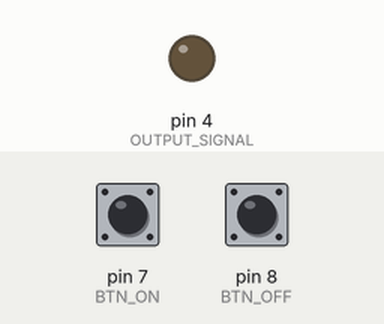
Bench run of a sketch on a simulated Arduino Uno, built with avr-gcc and run on an emulated ATmega328P. On the bench: output pins drawn as LEDs (lit = HIGH). The test bench sets the inputs (shaded band); at power-on: pin 7 (BTN_ON) LOW, pin 8 (BTN_OFF) LOW.

Above: at 1.2 s.
1.3 s: pin 7 (BTN_ON) pulled HIGH for 0.15 s
At 1.9 s:
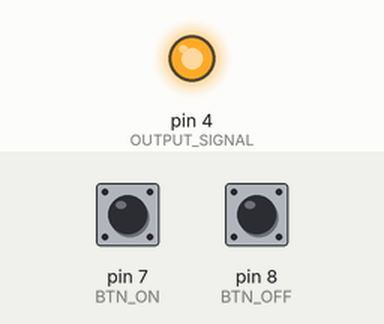
2.9 s: pin 8 (BTN_OFF) pulled HIGH for 0.15 s
At 4.1 s:
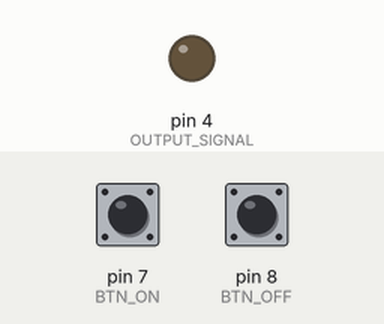
4.5 s: pin 7 (BTN_ON) pulled HIGH for 1 s
At 5.5 s:
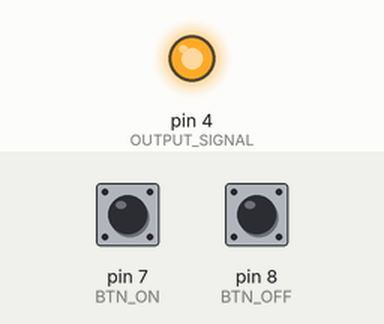
Timing chart, 0 to 7.5 s (numbered marks = the images above; inputs shaded):
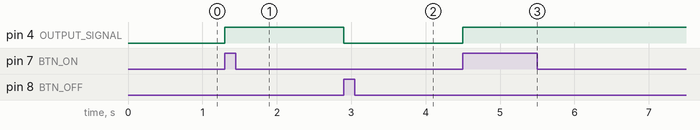

The sketch:

without_pullup.ino
```cpp
const int BTN_ON = 7;
const int BTN_OFF = 8;
const int OUTPUT_SIGNAL = 4;

void setup() {
  pinMode(BTN_ON, INPUT);
  pinMode(BTN_OFF, INPUT);
  pinMode(OUTPUT_SIGNAL, OUTPUT);
  Serial.begin(9600);
}

bool current_state = LOW;

void loop() {
  const bool on_signal = digitalRead(BTN_ON);
  const bool off_signal = digitalRead(BTN_OFF);
  if(on_signal == HIGH && off_signal == HIGH) {
    return;
  }

  if(on_signal == HIGH) {
    current_state = HIGH;
  } else if(off_signal == HIGH) {
    current_state = LOW;
  }

  digitalWrite(OUTPUT_SIGNAL, current_state);
}
```

Measured:
- after the input at 1.3 s, pin 4 (OUTPUT_SIGNAL): LOW → HIGH at once
- after the input at 2.9 s, pin 4 (OUTPUT_SIGNAL): HIGH → LOW at once
- after the input at 4.5 s, pin 4 (OUTPUT_SIGNAL): LOW → HIGH at once
